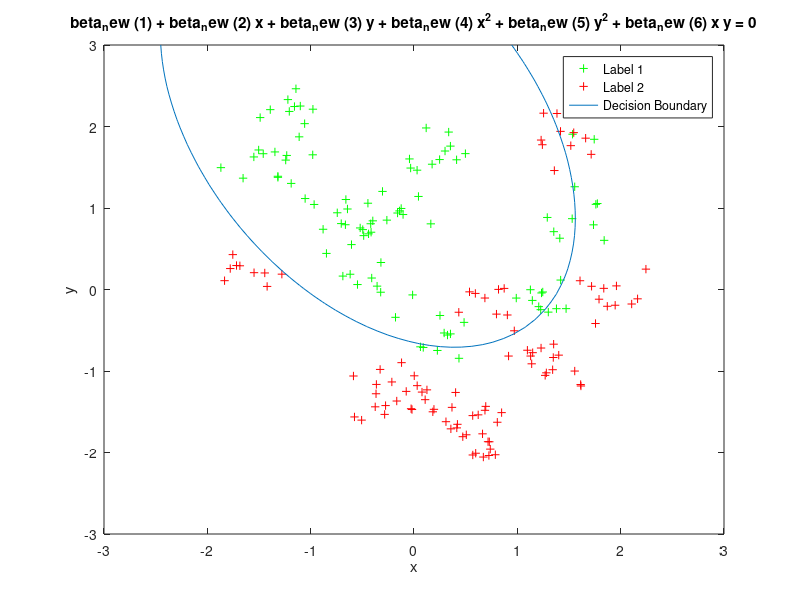
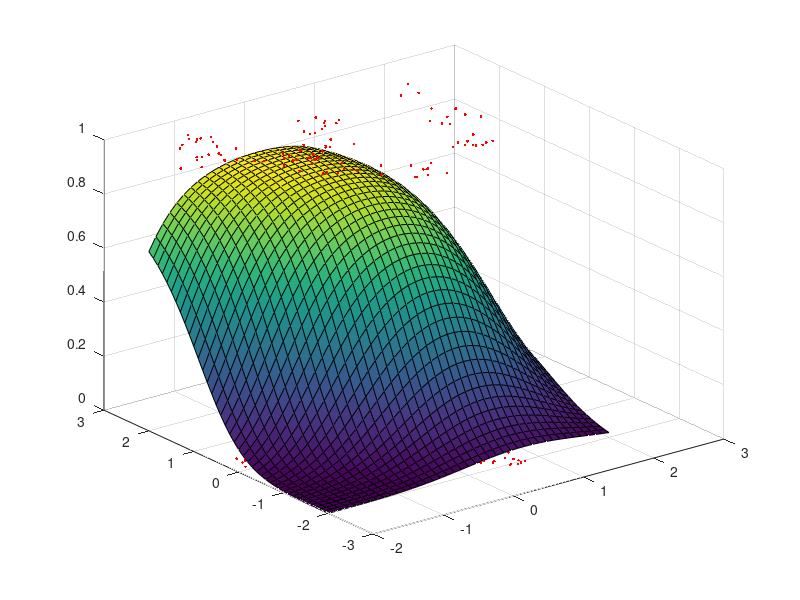

Source code (MATLAB) for these figures, in order:
clear;
% load the date
load('data2Class.txt');
% decompose in input X and output Y
n = size(data2Class,1);
X = data2Class(:,1:2);%X belongs to R2
Y = data2Class(:,3);

% plot it
figure  
pos = find(Y == 1); neg = find(Y == 0);
plot(X(pos, 1), X(pos,2), 'g+')  
hold on  
plot(X(neg, 1), X(neg, 2), 'r+')  
hold on  
xlabel('axis X')  
ylabel('axis Y')
% initialize beta
beta_old = ones(6, 1); 
beta_new = zeros(6, 1); 
e = 0.0000000000001;
% define sigmoid function
g = inline('1.0 ./ (1.0 + exp(-z))'); %use inline to define function
% compute optimal beta using Newton methods
%lambda=100;
%for k =1:n
    %if data2Class(k,3)
        %X(k,3:4)=data2Class(k,1:2)
        %X(k,1:2)=0
    %else   
        %X(k,1:2)=data2Class(k,1:2)
    %end
    
%end
% prepend 1s to inputs
X = [ones(n,1),X]; %ones(a,b)ROW=a CLOMN=b value=1
%Extend X to polynominals
X_squared = X.^2;
X_times=X(:,2).*X(:,3);
X=[X,X_squared(:,2:3),X_times];

while ((beta_new - beta_old)*(beta_new - beta_old)' > e) 
%compute loss function
%%error=0;
%lambda=0;
%for j=1:10000
  %lambda= lambda+0.001;
  %lamb(:,j)=lambda;
  beta_old = beta_new;
  z= X*beta_new; %in normal equation not beta'*X
  hypothsis=g(z);
  % Calculate gradient and hessian
  grad=X'*(hypothsis-Y)
  hessian=X'*diag(hypothsis)*diag(1-hypothsis)*X;
  beta_new =beta_new - hessian\grad; %use \ to hessian^-1*grad  
  
  %error=cost/sum(sum(abs(X)));
%S_error(:,j)=error;
%error=0;
end

% display the function
%plot_X = [X(:,2)]; 
%plot_Y = [X(:,3)];
f=@(x, y)beta_new(1)+beta_new(2).*x+beta_new(3).*y+beta_new(4).*x.^2+beta_new(5).*y.^2+beta_new(6).*x.*y;
ezplot(f,[-3,3]);
%plot_Y = (-1./beta_new(3)).*(beta_new(5).*plot_Y.^2+beta_new(6).*plot_X.*plot_Y+beta_new(4).*plot_X.^2+beta_new(2).*plot_X +beta_new(1)); %X2=-(beta1*X1+beta0)/beta2  
legend('Label 1', 'Label 2', 'Decision Boundary')  
hold off 
figure(2);
plot3(data2Class(:,1),data2Class(:,2),data2Class(:,3),'r.');%plot 3 clomns
[a b] = meshgrid(-2:.1:2,-2:.1:2);%net matrix generated 
Xgrid = [ones(length(a(:)),1),a(:),b(:)];
%Extend Xgrid to polynominals
Xgrid_squared = Xgrid.^2;
Xgrid_times=Xgrid(:,2).*Xgrid(:,3);
Xgrid=[Xgrid,Xgrid_squared(:,2:3),Xgrid_times];
Ygrid = 1./(exp(-Xgrid*beta_new)+1);
Ygrid = reshape(Ygrid,size(a));%build a new matrix with same diminsion of a, put the Ygrid value in
h = surface(a,b,Ygrid);
view(3);%set 3d viewing angle
grid on;%open net grid